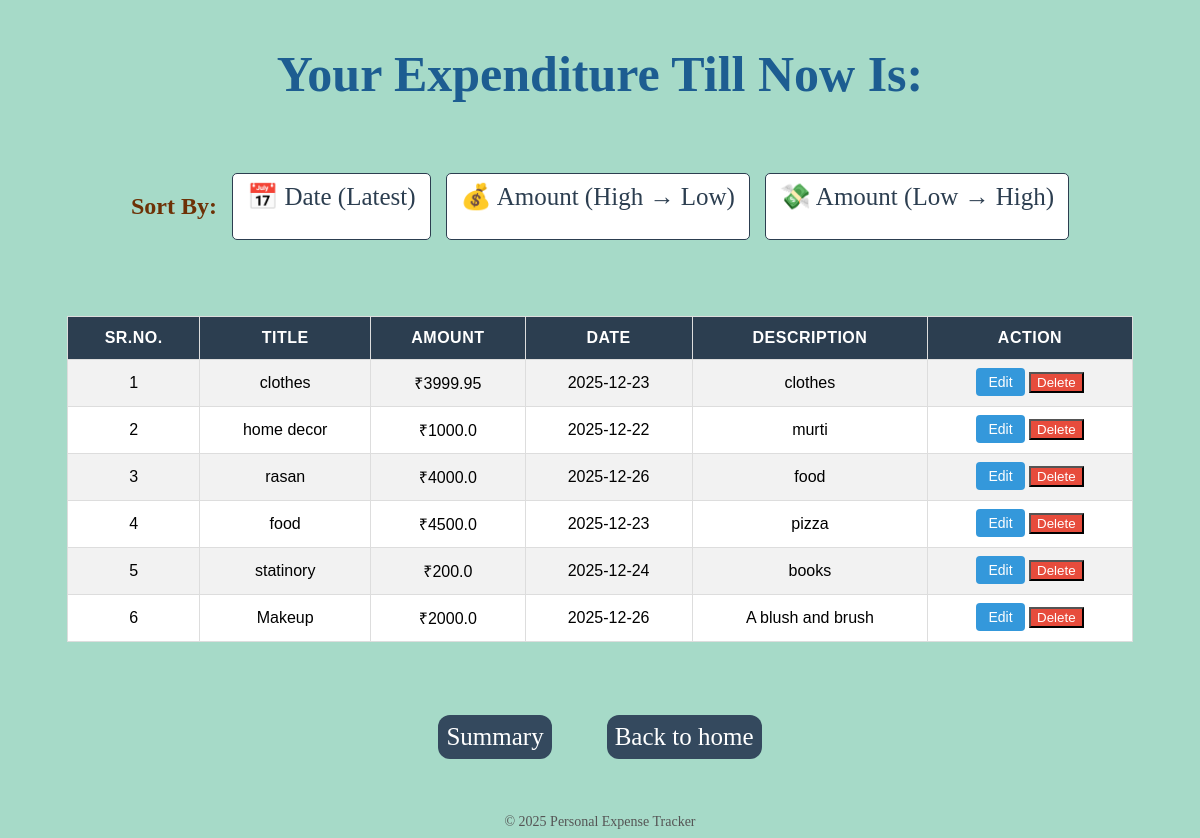
/view, run on the app's committed database.
### tables this page shows
CREATE TABLE expenses (
    id INTEGER PRIMARY KEY AUTOINCREMENT,
    title TEXT NOT NULL,
    amount REAL NOT NULL,
    date TEXT NOT NULL,
    description TEXT
);

### app.py (the view)
@app.route('/view')
def view_expenses():
    conn = get_db_connection()
    expenses = conn.execute('SELECT * FROM expenses').fetchall()
    sort = request.args.get('sort')
    conn = get_db_connection()
    if sort == 'date':
        expenses = conn.execute(
            'SELECT * FROM expenses ORDER BY date DESC'
        ).fetchall()
    elif sort == 'amount_high':
        expenses = conn.execute(
            'SELECT * FROM expenses ORDER BY amount DESC'
        ).fetchall()
    elif sort == 'amount_low':
        expenses = conn.execute(
            'SELECT * FROM expenses ORDER BY amount ASC'
        ).fetchall()
    else:
        expenses = conn.execute(
            'SELECT * FROM expenses'
        ).fetchall()
    conn.close()
    return render_template('View_all.html', expenses=expenses)

### app.py (called while the page is built)
def get_db_connection():
    conn = sqlite3.connect('expenses.db')
    conn.row_factory = sqlite3.Row
    return conn

### templates/View_all.html (shortened to what this page needs)
<!DOCTYPE html>
<html lang="en">
<head>
    <link rel="stylesheet" href="/static/view_all.css">
</head>
<body>
    <h1>Your Expenditure Till Now Is: </h1>
    <div class="sort-container">
    <h2>Sort By:</h2>
<a href="/view?sort=date" class="sort-btn">📅 Date (Latest)</a>
<a href="/view?sort=amount_high" class="sort-btn">💰 Amount (High → Low)</a>
<a href="/view?sort=amount_low" class="sort-btn">💸 Amount (Low → High)</a>
</div>
<br><br>
    <table border="1" cellpadding="10">
    <tr>
        <th>Sr.No.</th>
        <th>Title</th>
        <th>Amount</th>
        <th>Date</th>
        <th>Description</th>
        <th>Action</th>
    </tr>
    {% for expense in expenses %}
    <tr>
        <td>{{loop.index}}</td>
        <td>{{ expense.title }}</td>
        <td>₹{{ expense.amount }}</td>
        <td>{{ expense.date }}</td>
        <td>{{ expense.description }}</td>
        <td>
            <a href="/edit/{{ expense.id }}" class="btn btn-edit">Edit</a>
            <form action="/delete/{{ expense.id }}" method="POST" style="display:inline;">
                <button type="submit" onclick="return confirm('Are you sure?')" class="btn-delete">
                    Delete
                </button>
            </form>
        </td>
    </tr>
    {% endfor %}
</table>
<br>
<div class="buttonsback">
<a href="/summary" class="summaryto">Summary</a>
<a href="/" class="backhome">Back to home</a></div>
<div class="footer">
    © 2025 Personal Expense Tracker
</div>
</body>
</html>

### static/view_all.css (style rules this page uses)
h1 { color:rgb(29, 93, 145); font-size: 50px; margin-top: 45px; margin-bottom: 70px; }
h2 { color: rgb(109, 49, 6); }
body { background-color: rgb(166, 218, 200); text-align: center; }
a { text-decoration: none; }
.summaryto { background-color: #34495e; color: white; font-size: 25px; padding: 8px; margin: 15px; box-sizing: content-box; transition: background 0.3s ease; border-radius: 12px; cursor:pointer; }
.buttonsback { gap:25px; margin: 20px auto; display: flex; justify-content: center; }
.backhome { background-color: #34495e; color: white; font-size: 25px; padding: 8px; margin: 15px; box-sizing: content-box; transition: background 0.3s ease; border-radius: 12px; cursor:pointer; }
table { width: 90%; margin: 20px auto; border-collapse: collapse; font-family: Arial, sans-serif; background-color: #ffffff; }
th, td { padding: 12px 15px; text-align: center; border: 1px solid #ddd; }
th { background-color: #2c3e50; color: white; text-transform: uppercase; letter-spacing: 0.5px; }
tr:nth-child(even) { background-color: #f2f2f2; }
.btn { padding: 6px 12px; border: none; border-radius: 4px; cursor: pointer; font-size: 14px; }
.btn-delete { background-color: #e74c3c; color: white; }
.btn-edit { background-color: #3498db; color: white; }
.sort-container { width: 90%; margin: 20px auto; display: flex; justify-content: center; gap: 15px; }
.sort-btn { padding: 8px 14px; border: 1px solid #2c3e50; background-color: white; color: #2c3e50; border-radius: 5px; cursor: pointer; font-size: 25px; transition: all 0.3s ease; text-decoration: none; }
.footer { margin-top: 40px; color: #555; font-size: 14px; }

### data on the page
expenses: title "clothes", amount "3999.95", date "2025-12-23", description "clothes"
expenses: title "home decor", amount "1000.0", date "2025-12-22", description "murti"
expenses: title "rasan", amount "4000.0", date "2025-12-26", description "food"
expenses: title "food", amount "4500.0", date "2025-12-23", description "pizza"
expenses: title "statinory", amount "200.0", date "2025-12-24", description "books"
expenses: title "Makeup", amount "2000.0", date "2025-12-26", description "A blush and brush"
